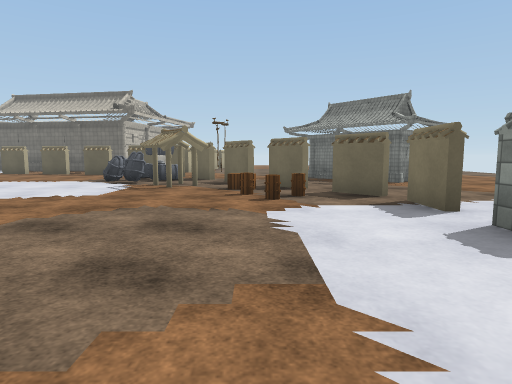
View 1 (above)

16 first-person views from a walk through a Unity game level. The camera is 1.3 m above the floor, tilts 6° down and sees 75° across. The floor is counted in squares, 2 m on a side. Each view is taken from the middle of a square. On the plan, view 1 faces up. The plan holds only what a view shows up to about 10 squares ahead; the rest is blank. The place goes on beyond the plan. The player character is not drawn. Some animated figures are not drawn. Some surface patterns are stand-ins.

View 2
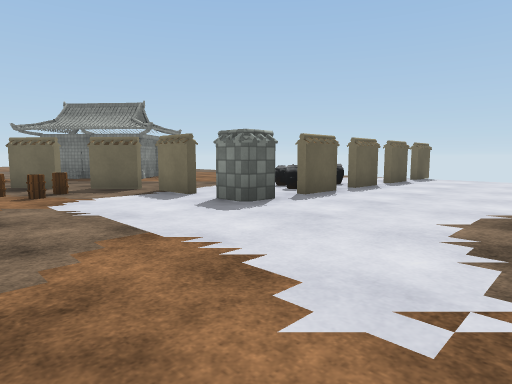

View 3
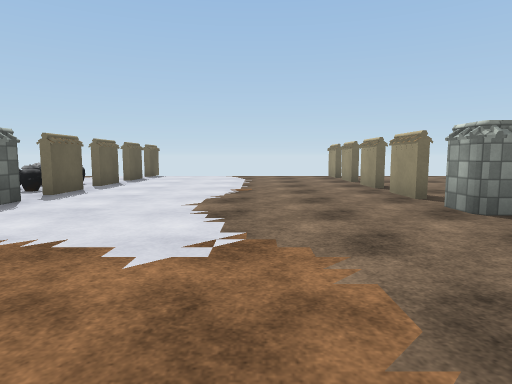

View 4
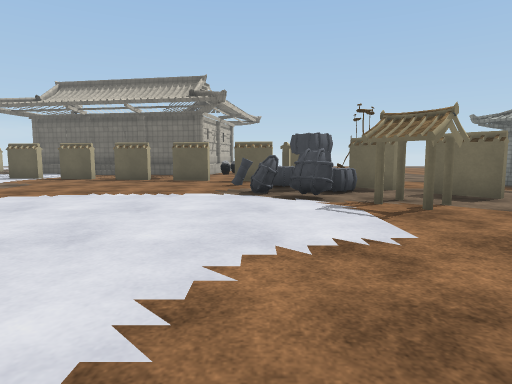

View 5
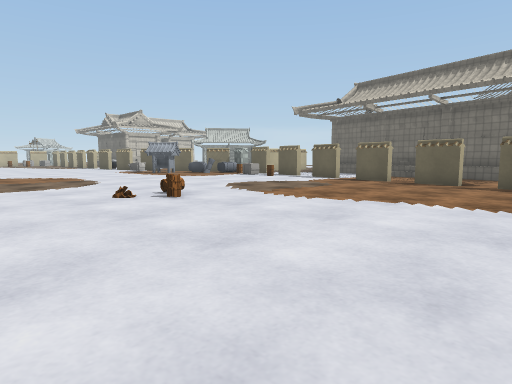

View 6
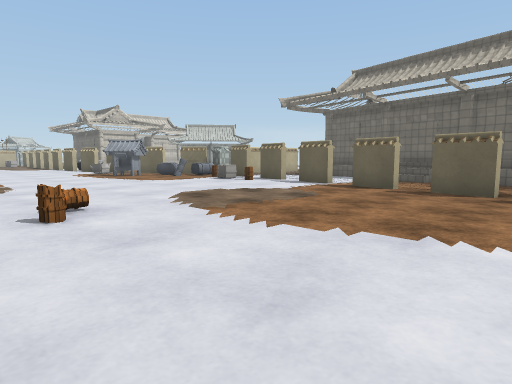

View 7
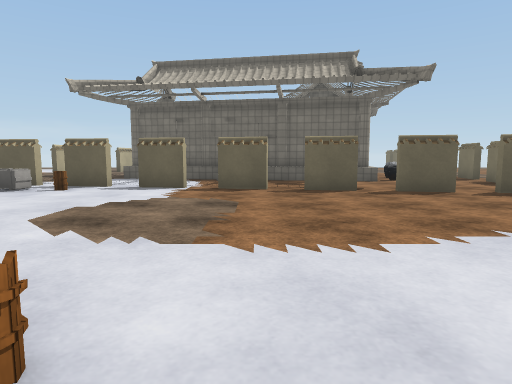

View 8
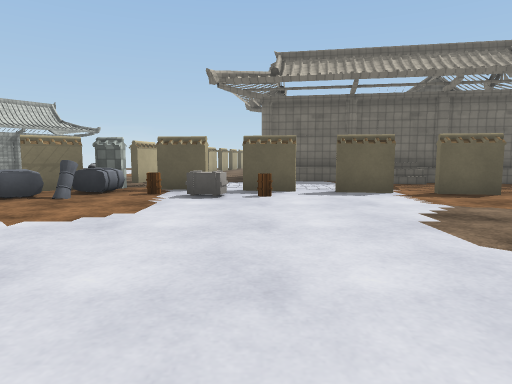

View 9
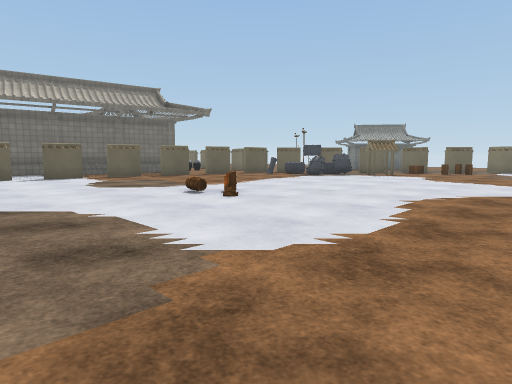

View 10
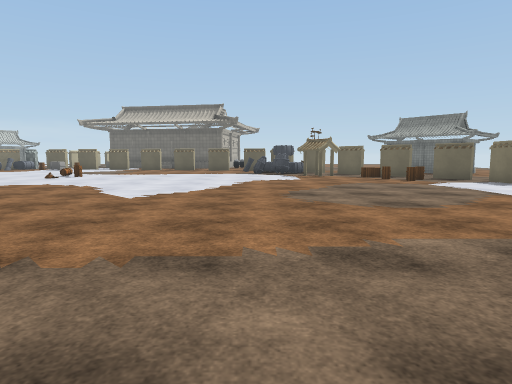

View 11
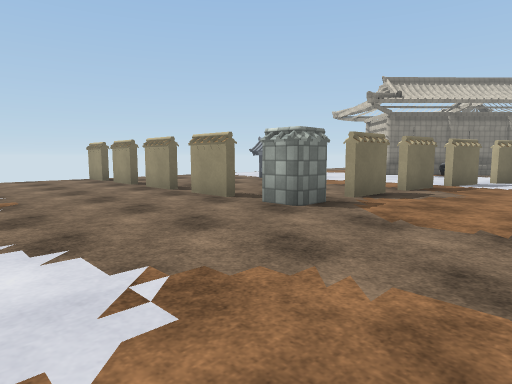

View 12
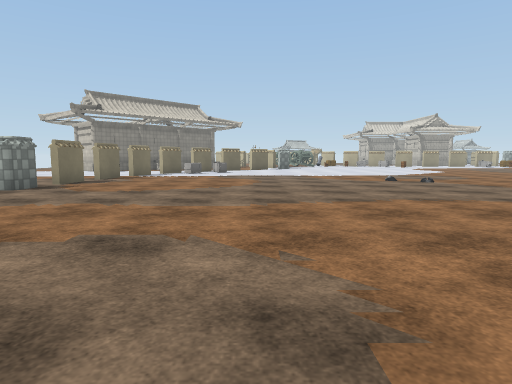

View 13
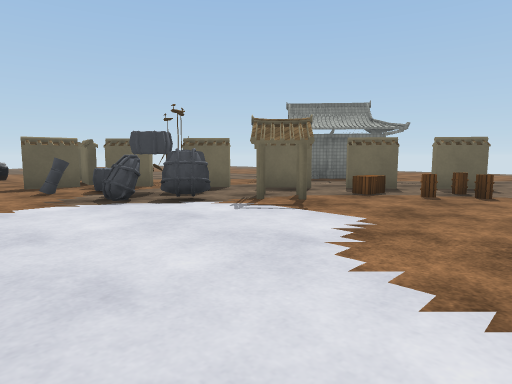

View 14
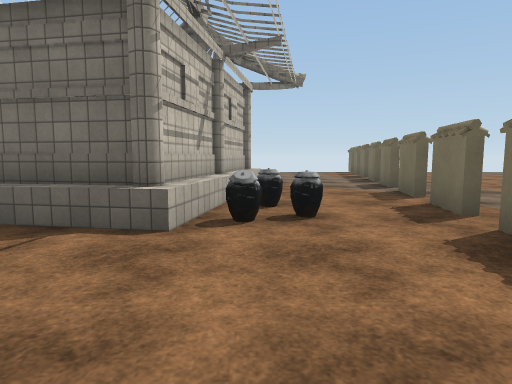

View 15
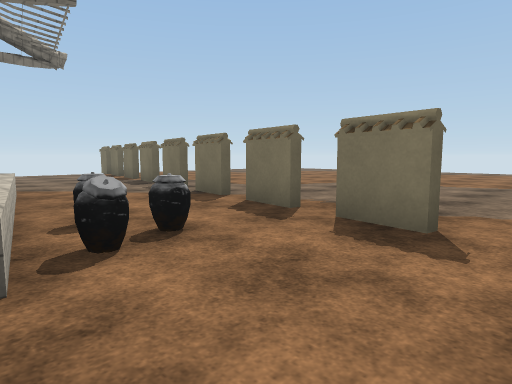

View 16
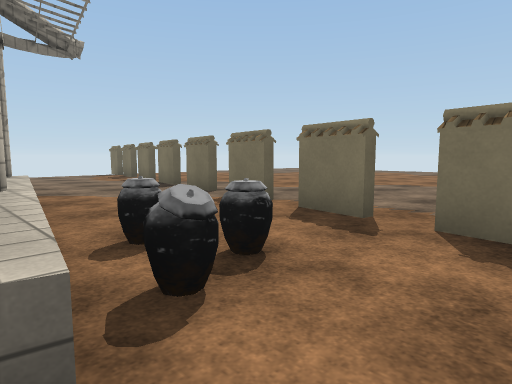

### Floor plan
Points are (right, up) in squares from view 1. A wall is a line through its corners. A room is listed if a view was taken in it or the views show most of it. See-through windows are left out.
Room 1 (views 1, 2, 3, 4, 5, 6, 7, 8, 9, 10, 11, 12, 13, 14, 15, 16)
walls: (-1.1, 7.7) (-2, 6.9) (-2.6, 7.5); (-0.2, 8.1) (-0.9, 9); (1, 6.8) (0.3, 7.6); (2.3, 3.9) (2.3, 5.2) (1.4, 6.3); (-1.3, 9.4) (-2, 10.3); (3, 2.5) (2.3, 2.5) (2.3, 3.2); (-2.4, 10.8) (-3.3, 11.8) (-4.6, 12); (1.7, -4.2) (1.7, -3.5) (2.4, -3.5); (-5.2, 12.1) (-6.3, 12.3); (-7, 12.4) (-8.1, 12.6); (-3.3, 12.1) (-3.1, 13.2); (3.1, -3.5) (4.3, -3.5); (-8.7, 12.7) (-9.8, 12.9); (1.7, -6) (1.7, -4.9); (-10.4, 13) (-11.5, 13.2); (1.3, -7.7) (1.5, -6.6); (4.9, -3.5) (6, -3.5); (-3, 13.9) (-2.8, 15); (-12.1, 13.3) (-13.3, 13.4); (6.6, -3.5) (7.8, -3.5); (-8.4, 15.6) (-10.3, 16); (-13.9, 13.5) (-15, 13.7); (-2.7, 15.6) (-2.5, 16.7); (8.2, 2.5) (7.1, 2.5); (-15.7, 13.9) (-16.3, 14); (-5.6, 17.4) (-6, 15.2) (-8.1, 15.6); (8.4, -3.5) (9.5, -3.5); (9.8, 2.5) (8.9, 2.5)
low walls: (-10, 15.6) (-12, 16); (-5.5, 16.6) (-5.8, 14.9) (-9.2, 15.5)
ways out: opening at (-11.5, 14.5); opening at (-4.5, 15.5); opening at (3, -4); opening at (6, 3); opening at (8, -4); gap at (-8, 13); gap at (-3, 13); gap at (-3, 15); gap at (1, -8); gap at (2, -5.5); gap at (2, 4.5); gap at (3, 3); gap at (5.5, -4); gap at (9, 2)
objects: other object (-16, 12); other object (-16, 13); barrel (-15, 13); other object (-14, 13); barrel (-13, 12); barrel (-10, 7); jar (-5, 15); jar (-5, 16); other object (-4, 9); other object (-4, 11); other object (-3, 8) to (-3, 9); other object (-3, 10); other object (-2, 9); barrel (0, 5); barrel (0, 6); chest (0, 7); barrel (1, 6); jar (4, 3); other object (6, 3)

Positions as (right, up) in squares from view 1, and headings:
1: (0, 0), facing up
2: (-1, -1), facing up-right
3: (-2, -1), facing right
4: (-4, 3), facing up
5: (-5, 4), facing up-left
6: (-6, 6), facing up-left
7: (-9, 6), facing up
8: (-13, 7), facing up
9: (-14, 2), facing up-right
10: (-4, -4), facing up
11: (-1, 0), facing down-right
12: (-3, 3), facing down
13: (-6, 4), facing up-right
14: (-5, 12), facing up
15: (-6, 13), facing up-right
16: (-6, 14), facing up-right
